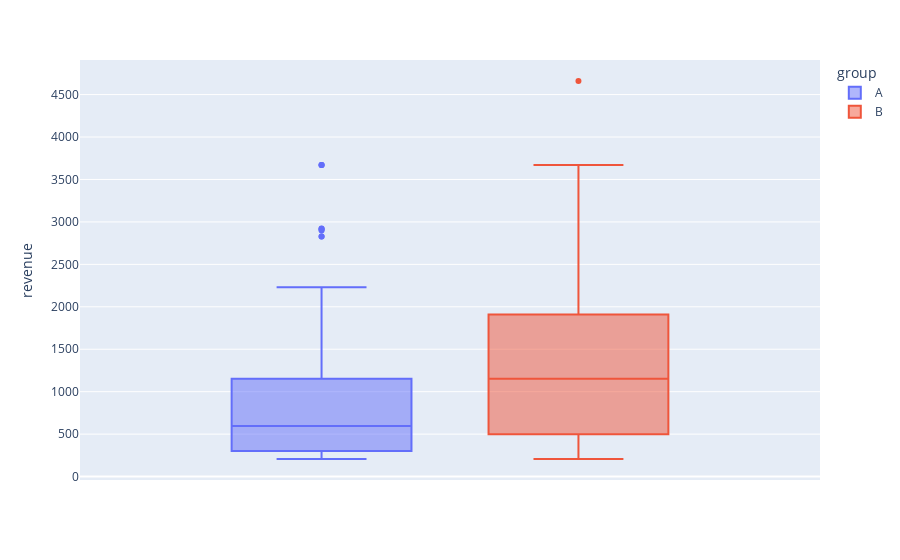

Notebook cell for this chart:
### Markdown cell above
По гисторамме видно, что распределения выручки в тестовой и контрольной группах не являются нормальными, и даже не близки к нему. Поэтому класический t-тест для проверки равенства средних не подойдет скорее всего. 

Посмотрим также на ящичковые диаграммы.

### Code cell
fig = px.box(df.query('revenue>0'), y="revenue", color = 'group')
fig.show()

### Figure 1 — Plotly figure (JSON) as saved in the notebook; plotly's stock layout.template omitted (floating-point values rounded to 4 significant figures; data arrays with more than 128 entries replaced by an {"elided": "..."} marker saying what was removed)
{"data": [{"alignmentgroup": "True", "hovertemplate": "group=A<br>revenue=%{y}<extra></extra>", "legendgroup": "A", "marker": {"color": "#636efa"}, "name": "A", "notched": false, "offsetgroup": "A", "orientation": "v", "showlegend": true, "type": "box", "x0": " ", "xaxis": "x", "y": [302, 1151, 300, 300, 2899, 593, 600, 301, 1169, 1541, 1542, 589, 998, 1000, 1990, 1840, 1001, 2829, 208, 2229, 590, 499, 301, 851, 299, 300, 3670, 590, 300, 2920, 2828, 600, 699, 410, 208, 301, 300, 208, 3671, 300, 1152, 302, 298, 300, 700, 208, 1000, 301, 600, 851, 300, 2910, 2921, 498, 298, 850, 702, 301, 300, 301, 298, 1189, 599, 208, 1540, 299, 299, 600, 1003, 698, 301, 879, 589, 1048, 1171, 3669, 298, 590], "y0": " ", "yaxis": "y"}, {"alignmentgroup": "True", "hovertemplate": "group=B<br>revenue=%{y}<extra></extra>", "legendgroup": "B", "marker": {"color": "#EF553B"}, "name": "B", "notched": false, "offsetgroup": "B", "orientation": "v", "showlegend": true, "type": "box", "x0": " ", "xaxis": "x", "y": {"elided": "314 int values"}, "y0": " ", "yaxis": "y"}], "layout": {"boxmode": "group", "legend": {"title": {"text": "group"}, "tracegroupgap": 0}, "margin": {"t": 60}, "xaxis": {"anchor": "y", "domain": [0, 1]}, "yaxis": {"anchor": "x", "domain": [0, 1], "title": {"text": "revenue"}}}}
